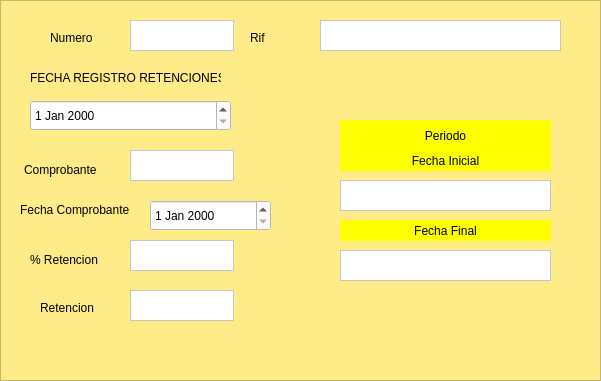
     <widget class="QFrame" name="frame_3">
      <property name="geometry">
       <rect>
        <x>970</x>
        <y>450</y>
        <width>601</width>
        <height>381</height>
       </rect>
      </property>
      <property name="styleSheet">
       <string notr="true">background-color: rgb(255, 236, 137);</string>
      </property>
      <property name="frameShape">
       <enum>QFrame::StyledPanel</enum>
      </property>
      <property name="frameShadow">
       <enum>QFrame::Raised</enum>
      </property>
      <widget class="QLabel" name="label_28">
       <property name="geometry">
        <rect>
         <x>250</x>
         <y>30</y>
         <width>55</width>
         <height>16</height>
        </rect>
       </property>
       <property name="text">
        <string>Rif</string>
       </property>
      </widget>
      <widget class="QLabel" name="label_29">
       <property name="geometry">
        <rect>
         <x>30</x>
         <y>70</y>
         <width>191</width>
         <height>16</height>
        </rect>
       </property>
       <property name="text">
        <string>FECHA REGISTRO RETENCIONES</string>
       </property>
      </widget>
      <widget class="QLabel" name="label_30">
       <property name="geometry">
        <rect>
         <x>20</x>
         <y>200</y>
         <width>121</width>
         <height>20</height>
        </rect>
       </property>
       <property name="text">
        <string>Fecha Comprobante</string>
       </property>
      </widget>
      <widget class="QLabel" name="label_31">
       <property name="geometry">
        <rect>
         <x>40</x>
         <y>300</y>
         <width>55</width>
         <height>16</height>
        </rect>
       </property>
       <property name="text">
        <string>Retencion</string>
       </property>
      </widget>
      <widget class="QLabel" name="label_32">
       <property name="geometry">
        <rect>
         <x>24</x>
         <y>160</y>
         <width>81</width>
         <height>20</height>
        </rect>
       </property>
       <property name="text">
        <string>Comprobante</string>
       </property>
      </widget>
      <widget class="QLabel" name="label_33">
       <property name="geometry">
        <rect>
         <x>30</x>
         <y>250</y>
         <width>71</width>
         <height>20</height>
        </rect>
       </property>
       <property name="text">
        <string>% Retencion</string>
       </property>
      </widget>
      <widget class="QTextEdit" name="textEdit_24">
       <property name="geometry">
        <rect>
         <x>130</x>
         <y>20</y>
         <width>104</width>
         <height>31</height>
        </rect>
       </property>
       <property name="styleSheet">
        <string notr="true">background-color: rgb(255, 255, 255);</string>
       </property>
      </widget>
      <widget class="QTextEdit" name="textEdit_25">
       <property name="geometry">
        <rect>
         <x>320</x>
         <y>20</y>
         <width>241</width>
         <height>31</height>
        </rect>
       </property>
       <property name="styleSheet">
        <string notr="true">background-color: rgb(255, 255, 255);</string>
       </property>
      </widget>
      <widget class="QTextEdit" name="textEdit_27">
       <property name="geometry">
        <rect>
         <x>130</x>
         <y>150</y>
         <width>104</width>
         <height>31</height>
        </rect>
       </property>
       <property name="styleSheet">
        <string notr="true">background-color: rgb(255, 255, 255);</string>
       </property>
      </widget>
      <widget class="QTextEdit" name="textEdit_29">
       <property name="geometry">
        <rect>
         <x>130</x>
         <y>240</y>
         <width>104</width>
         <height>31</height>
        </rect>
       </property>
       <property name="styleSheet">
        <string notr="true">background-color: rgb(255, 255, 255);</string>
       </property>
      </widget>
      <widget class="QTextEdit" name="textEdit_30">
       <property name="geometry">
        <rect>
         <x>130</x>
         <y>290</y>
         <width>104</width>
         <height>31</height>
        </rect>
       </property>
       <property name="styleSheet">
        <string notr="true">background-color: rgb(255, 255, 255);</string>
       </property>
      </widget>
      <widget class="QDateEdit" name="dateEdit">
       <property name="geometry">
        <rect>
         <x>150</x>
         <y>200</y>
         <width>121</width>
         <height>31</height>
        </rect>
       </property>
       <property name="styleSheet">
        <string notr="true">background-color: rgb(255, 255, 255);</string>
       </property>
      </widget>
      <widget class="QLabel" name="label_34">
       <property name="geometry">
        <rect>
         <x>50</x>
         <y>30</y>
         <width>55</width>
         <height>16</height>
        </rect>
       </property>
       <property name="text">
        <string>Numero</string>
       </property>
      </widget>
      <widget class="QDateEdit" name="dateEdit_2">
       <property name="geometry">
        <rect>
         <x>30</x>
         <y>100</y>
         <width>201</width>
         <height>31</height>
        </rect>
       </property>
       <property name="styleSheet">
        <string notr="true">background-color: rgb(255, 255, 255);</string>
       </property>
      </widget>
      <widget class="QTextEdit" name="textEdit_26">
       <property name="geometry">
        <rect>
         <x>340</x>
         <y>180</y>
         <width>211</width>
         <height>31</height>
        </rect>
       </property>
       <property name="styleSheet">
        <string notr="true">background-color: rgb(255, 255, 255);</string>
       </property>
      </widget>
      <widget class="QTextEdit" name="textEdit_28">
       <property name="geometry">
        <rect>
         <x>340</x>
         <y>250</y>
         <width>211</width>
         <height>31</height>
        </rect>
       </property>
       <property name="styleSheet">
        <string notr="true">background-color: rgb(255, 255, 255);</string>
       </property>
      </widget>
      <widget class="QLabel" name="label_35">
       <property name="geometry">
        <rect>
         <x>340</x>
         <y>120</y>
         <width>211</width>
         <height>31</height>
        </rect>
       </property>
       <property name="styleSheet">
        <string notr="true">background-color: rgb(255, 255, 0);</string>
       </property>
       <property name="text">
        <string>Periodo</string>
       </property>
       <property name="alignment">
        <set>Qt::AlignCenter</set>
       </property>
      </widget>
      <widget class="QLabel" name="label_36">
       <property name="geometry">
        <rect>
         <x>340</x>
         <y>150</y>
         <width>211</width>
         <height>21</height>
        </rect>
       </property>
       <property name="styleSheet">
        <string notr="true">background-color: rgb(255, 255, 0);</string>
       </property>
       <property name="text">
        <string>Fecha Inicial</string>
       </property>
       <property name="alignment">
        <set>Qt::AlignCenter</set>
       </property>
      </widget>
      <widget class="QLabel" name="label_37">
       <property name="geometry">
        <rect>
         <x>340</x>
         <y>220</y>
         <width>211</width>
         <height>21</height>
        </rect>
       </property>
       <property name="styleSheet">
        <string notr="true">background-color: rgb(255, 255, 0);</string>
       </property>
       <property name="text">
        <string>Fecha Final</string>
       </property>
       <property name="alignment">
        <set>Qt::AlignCenter</set>
       </property>
      </widget>
     </widget>
